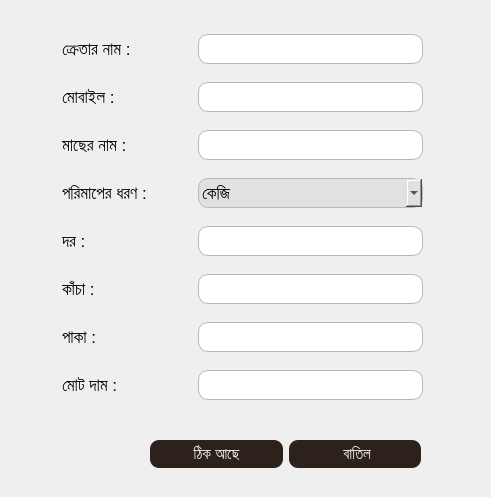
<?xml version="1.0" encoding="UTF-8"?>
<ui version="4.0">
 <class>AddBuyer</class>
 <widget class="QDialog" name="AddBuyer">
  <property name="geometry">
   <rect>
    <x>0</x>
    <y>0</y>
    <width>491</width>
    <height>497</height>
   </rect>
  </property>
  <property name="cursor">
   <cursorShape>PointingHandCursor</cursorShape>
  </property>
  <property name="windowTitle">
   <string>Dialog</string>
  </property>
  <property name="styleSheet">
   <string notr="true">QLineEdit, QDateEdit{ border-radius:10px;
border:1px solid #B8B8B8;
 padding:3px;}
QPushButton{background-color:#2D221B;
                                        color:white;
                                        padding:5px 12px;
                                        border-radius:9px;}
 QComboBox{border-radius:10px;background:#E1E1E1;border:1px solid #B8B8B8; padding:3px;}</string>
  </property>
  <widget class="QWidget" name="">
   <property name="geometry">
    <rect>
     <x>62</x>
     <y>22</y>
     <width>361</width>
     <height>391</height>
    </rect>
   </property>
   <layout class="QGridLayout" name="gridLayout">
    <item row="0" column="0">
     <widget class="QLabel" name="label">
      <property name="minimumSize">
       <size>
        <width>130</width>
        <height>0</height>
       </size>
      </property>
      <property name="font">
       <font>
        <family>Arial</family>
        <pointsize>13</pointsize>
       </font>
      </property>
      <property name="text">
       <string>ক্রেতার নাম :</string>
      </property>
     </widget>
    </item>
    <item row="0" column="1">
     <widget class="QLineEdit" name="buyerName">
      <property name="minimumSize">
       <size>
        <width>200</width>
        <height>0</height>
       </size>
      </property>
      <property name="font">
       <font>
        <family>Arial</family>
        <pointsize>13</pointsize>
       </font>
      </property>
     </widget>
    </item>
    <item row="1" column="0">
     <widget class="QLabel" name="label_6">
      <property name="minimumSize">
       <size>
        <width>130</width>
        <height>0</height>
       </size>
      </property>
      <property name="font">
       <font>
        <family>Arial</family>
        <pointsize>13</pointsize>
       </font>
      </property>
      <property name="text">
       <string>মোবাইল :</string>
      </property>
     </widget>
    </item>
    <item row="1" column="1">
     <widget class="QLineEdit" name="mobile">
      <property name="minimumSize">
       <size>
        <width>200</width>
        <height>0</height>
       </size>
      </property>
      <property name="font">
       <font>
        <family>Arial</family>
        <pointsize>13</pointsize>
       </font>
      </property>
     </widget>
    </item>
    <item row="2" column="0">
     <widget class="QLabel" name="label_2">
      <property name="minimumSize">
       <size>
        <width>130</width>
        <height>0</height>
       </size>
      </property>
      <property name="font">
       <font>
        <family>Arial</family>
        <pointsize>13</pointsize>
       </font>
      </property>
      <property name="text">
       <string>মাছের নাম :</string>
      </property>
     </widget>
    </item>
    <item row="2" column="1">
     <widget class="QLineEdit" name="fishName">
      <property name="minimumSize">
       <size>
        <width>200</width>
        <height>0</height>
       </size>
      </property>
      <property name="font">
       <font>
        <family>Arial</family>
        <pointsize>13</pointsize>
       </font>
      </property>
     </widget>
    </item>
    <item row="3" column="1">
     <widget class="QComboBox" name="weightType">
      <property name="enabled">
       <bool>true</bool>
      </property>
      <property name="minimumSize">
       <size>
        <width>210</width>
        <height>0</height>
       </size>
      </property>
      <property name="font">
       <font>
        <family>Arial</family>
        <pointsize>13</pointsize>
       </font>
      </property>
      <property name="cursor">
       <cursorShape>PointingHandCursor</cursorShape>
      </property>
      <property name="contextMenuPolicy">
       <enum>Qt::DefaultContextMenu</enum>
      </property>
      <property name="layoutDirection">
       <enum>Qt::LeftToRight</enum>
      </property>
      <property name="autoFillBackground">
       <bool>false</bool>
      </property>
      <property name="styleSheet">
       <string notr="true"/>
      </property>
      <property name="inputMethodHints">
       <set>Qt::ImhNone</set>
      </property>
      <property name="iconSize">
       <size>
        <width>24</width>
        <height>24</height>
       </size>
      </property>
      <property name="frame">
       <bool>true</bool>
      </property>
      <item>
       <property name="text">
        <string>কেজি</string>
       </property>
      </item>
      <item>
       <property name="text">
        <string>মন</string>
       </property>
      </item>
      <item>
       <property name="text">
        <string>ঠুয়া</string>
       </property>
      </item>
     </widget>
    </item>
    <item row="4" column="1">
     <widget class="QLineEdit" name="fishRate">
      <property name="minimumSize">
       <size>
        <width>200</width>
        <height>0</height>
       </size>
      </property>
      <property name="font">
       <font>
        <family>Arial</family>
        <pointsize>13</pointsize>
       </font>
      </property>
     </widget>
    </item>
    <item row="5" column="0">
     <widget class="QLabel" name="label_5">
      <property name="minimumSize">
       <size>
        <width>130</width>
        <height>0</height>
       </size>
      </property>
      <property name="font">
       <font>
        <family>Arial</family>
        <pointsize>13</pointsize>
       </font>
      </property>
      <property name="text">
       <string>কাঁচা :</string>
      </property>
     </widget>
    </item>
    <item row="5" column="1">
     <widget class="QLineEdit" name="rawWeight">
      <property name="minimumSize">
       <size>
        <width>200</width>
        <height>0</height>
       </size>
      </property>
      <property name="font">
       <font>
        <family>Arial</family>
        <pointsize>13</pointsize>
       </font>
      </property>
     </widget>
    </item>
    <item row="6" column="1">
     <widget class="QLineEdit" name="finalWeight">
      <property name="minimumSize">
       <size>
        <width>200</width>
        <height>0</height>
       </size>
      </property>
      <property name="font">
       <font>
        <family>Arial</family>
        <pointsize>13</pointsize>
       </font>
      </property>
     </widget>
    </item>
    <item row="7" column="1">
     <widget class="QLineEdit" name="totalPrice">
      <property name="minimumSize">
       <size>
        <width>200</width>
        <height>0</height>
       </size>
      </property>
      <property name="font">
       <font>
        <family>Arial</family>
        <pointsize>13</pointsize>
       </font>
      </property>
     </widget>
    </item>
    <item row="6" column="0">
     <widget class="QLabel" name="label_7">
      <property name="minimumSize">
       <size>
        <width>130</width>
        <height>0</height>
       </size>
      </property>
      <property name="font">
       <font>
        <family>Arial</family>
        <pointsize>13</pointsize>
       </font>
      </property>
      <property name="text">
       <string>পাকা :</string>
      </property>
     </widget>
    </item>
    <item row="7" column="0">
     <widget class="QLabel" name="label_8">
      <property name="minimumSize">
       <size>
        <width>130</width>
        <height>0</height>
       </size>
      </property>
      <property name="font">
       <font>
        <family>Arial</family>
        <pointsize>13</pointsize>
       </font>
      </property>
      <property name="text">
       <string>মোট দাম :</string>
      </property>
     </widget>
    </item>
    <item row="3" column="0">
     <widget class="QLabel" name="label_3">
      <property name="minimumSize">
       <size>
        <width>130</width>
        <height>0</height>
       </size>
      </property>
      <property name="font">
       <font>
        <family>Arial</family>
        <pointsize>13</pointsize>
       </font>
      </property>
      <property name="text">
       <string>পরিমাপের ধরণ :</string>
      </property>
     </widget>
    </item>
    <item row="4" column="0">
     <widget class="QLabel" name="label_4">
      <property name="minimumSize">
       <size>
        <width>130</width>
        <height>0</height>
       </size>
      </property>
      <property name="font">
       <font>
        <family>Arial</family>
        <pointsize>13</pointsize>
       </font>
      </property>
      <property name="text">
       <string>দর :</string>
      </property>
     </widget>
    </item>
   </layout>
  </widget>
  <widget class="QWidget" name="">
   <property name="geometry">
    <rect>
     <x>150</x>
     <y>420</y>
     <width>271</width>
     <height>68</height>
    </rect>
   </property>
   <layout class="QGridLayout" name="gridLayout_2">
    <item row="0" column="1">
     <widget class="QPushButton" name="cancelBtn">
      <property name="font">
       <font>
        <family>Arial</family>
        <pointsize>11</pointsize>
       </font>
      </property>
      <property name="text">
       <string> বাতিল</string>
      </property>
     </widget>
    </item>
    <item row="0" column="0">
     <widget class="QPushButton" name="addBtn">
      <property name="font">
       <font>
        <family>Arial</family>
        <pointsize>11</pointsize>
       </font>
      </property>
      <property name="text">
       <string>ঠিক আছে</string>
      </property>
     </widget>
    </item>
   </layout>
  </widget>
 </widget>
 <resources/>
 <connections/>
</ui>
